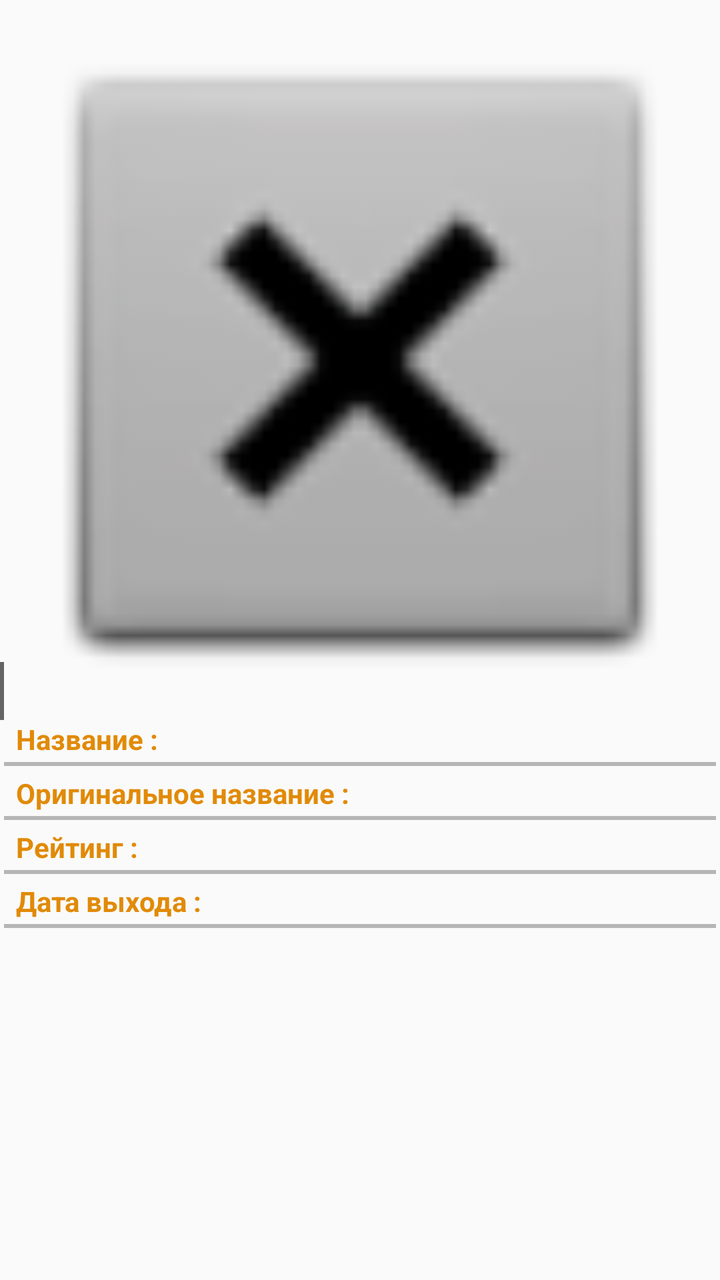
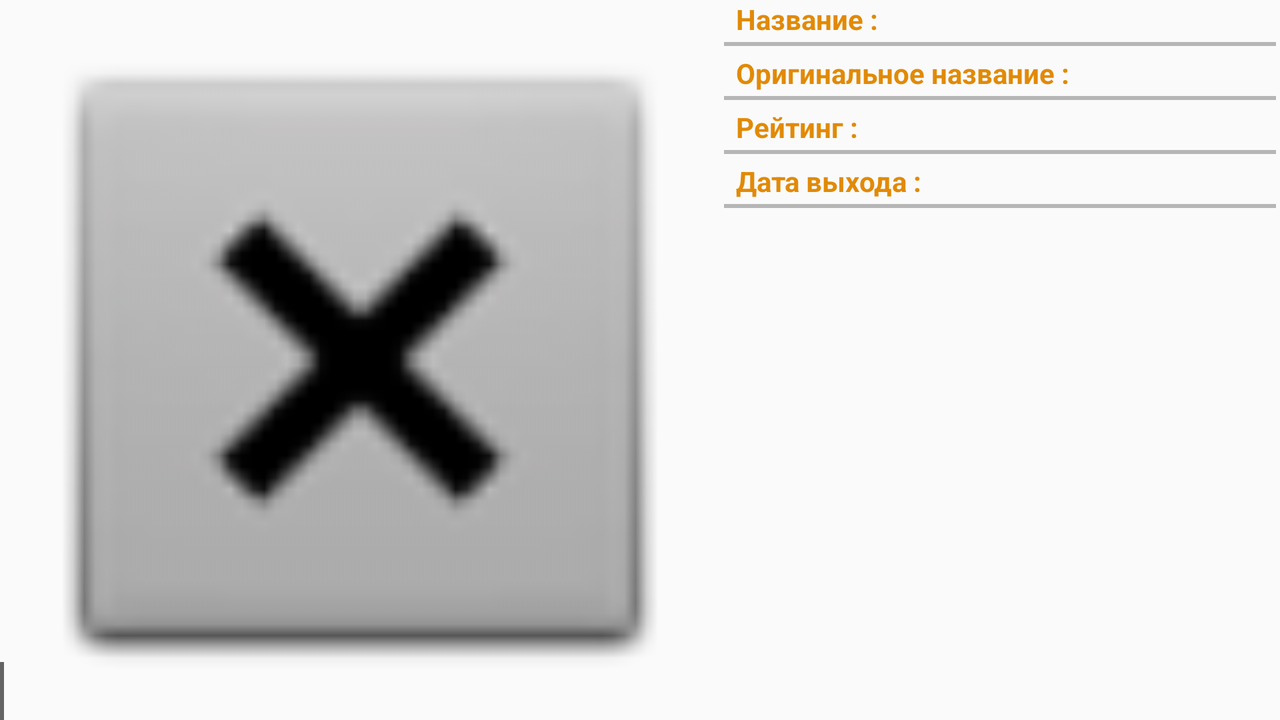

An Android layout and its configuration variant, each rendered on a device that would load it. The default file and the variant file are quoted in full after the pictures.
<!-- AndroidManifest.xml: application theme AppTheme -->
<!-- res/layout/activity_detail.xml -->
<?xml version="1.0" encoding="utf-8"?>
<ScrollView xmlns:app="http://schemas.android.com/apk/res-auto"
    xmlns:tools="http://schemas.android.com/tools"
    xmlns:android="http://schemas.android.com/apk/res/android"
    android:id="@+id/scrollViewInfo"
    android:layout_width="match_parent"
    android:layout_height="match_parent">
<androidx.constraintlayout.widget.ConstraintLayout
    android:layout_width="match_parent"
    android:layout_height="wrap_content"
    tools:context=".DetailActivity"
  >


    <ImageView
        android:contentDescription="@string/big_poster"
        android:id="@+id/imageViewBigPoster"
        android:layout_width="0dp"
        android:layout_height="wrap_content"
        android:adjustViewBounds="true"
        app:layout_constraintEnd_toEndOf="parent"
        app:layout_constraintStart_toStartOf="parent"
        app:layout_constraintTop_toTopOf="parent"
        app:srcCompat="@android:drawable/btn_dialog" />

    <ImageView
        android:contentDescription="@string/star_to_favorite"
        android:id="@+id/imageViewAddToFavorite"
        android:layout_width="@dimen/size_of_star"
        android:layout_height="@dimen/size_of_star"
        android:layout_marginEnd="16dp"
        android:layout_marginRight="16dp"
        android:onClick="onClickChangeFavorite"
        app:layout_constraintBottom_toBottomOf="@+id/imageViewBigPoster"
        app:layout_constraintEnd_toEndOf="@+id/imageViewBigPoster"
        app:layout_constraintTop_toBottomOf="@+id/imageViewBigPoster"
        app:srcCompat="@drawable/favourite_add_to" />

    <TextView
        android:id="@+id/textViewRatingDetail"
        android:layout_width="wrap_content"
        android:layout_height="wrap_content"
        app:layout_constraintBottom_toBottomOf="@+id/imageViewBigPoster"
        app:layout_constraintStart_toStartOf="@+id/imageViewBigPoster"
        android:textColor="@color/cardview_light_background"
        android:textSize="20sp"
        android:textStyle="bold"
        android:background="#99000000"
        android:padding="1dp"/>

    <include
        layout="@layout/movie_info"
        android:id="@+id/movieInfo"
        android:layout_width="0dp"
        android:layout_height="wrap_content"
        app:layout_constraintStart_toStartOf="parent"
        app:layout_constraintEnd_toEndOf="parent"
        app:layout_constraintTop_toBottomOf="@id/imageViewAddToFavorite"/>

</androidx.constraintlayout.widget.ConstraintLayout>
</ScrollView>
<!-- res/layout/movie_info.xml (included above) -->
<?xml version="1.0" encoding="utf-8"?>
<androidx.constraintlayout.widget.ConstraintLayout xmlns:android="http://schemas.android.com/apk/res/android"
    xmlns:app="http://schemas.android.com/apk/res-auto"
    android:layout_width="match_parent"
    android:layout_height="match_parent">

    <TextView
        android:id="@+id/textViewLabelTitle"
        style="@style/LabelStyle"

        android:layout_marginStart="8dp"
        android:layout_marginLeft="8dp"
        android:text="@string/name_label"
        app:layout_constraintStart_toStartOf="parent"
        app:layout_constraintTop_toTopOf="parent" />

    <View
        style="@style/BarBetweenStyle"
        app:layout_constraintEnd_toEndOf="parent"
        app:layout_constraintStart_toStartOf="parent"
        app:layout_constraintTop_toBottomOf="@id/textViewLabelTitle" />

    <View
        style="@style/BarBetweenStyle"
        app:layout_constraintEnd_toEndOf="parent"
        app:layout_constraintStart_toStartOf="parent"
        app:layout_constraintTop_toBottomOf="@id/textViewLabelOriginalTitle" />

    <View
        style="@style/BarBetweenStyle"

        app:layout_constraintEnd_toEndOf="parent"
        app:layout_constraintStart_toStartOf="parent"
        app:layout_constraintTop_toBottomOf="@id/textViewLabelRating" />

    <View
        style="@style/BarBetweenStyle"

        app:layout_constraintEnd_toEndOf="parent"
        app:layout_constraintStart_toStartOf="parent"
        app:layout_constraintTop_toBottomOf="@id/textViewLabelReleaseDate" />


    <androidx.constraintlayout.widget.Guideline
        android:id="@+id/guidelineCenter"
        android:layout_width="wrap_content"
        android:layout_height="wrap_content"
        android:orientation="vertical"
        app:layout_constraintGuide_percent="0.5" />

    <TextView
        android:id="@+id/textViewTitle"
        android:layout_width="0dp"
        android:layout_height="wrap_content"
        android:layout_marginStart="8dp"
        android:layout_marginLeft="8dp"
        android:layout_marginEnd="8dp"
        android:layout_marginRight="8dp"
        android:textColor="@color/colorPrimary"
        app:layout_constraintEnd_toEndOf="parent"
        app:layout_constraintStart_toStartOf="@+id/guidelineCenter"
        app:layout_constraintTop_toTopOf="parent" />

    <TextView
        android:id="@+id/textViewLabelOriginalTitle"
        style="@style/LabelStyle"
        android:layout_marginStart="8dp"
        android:layout_marginLeft="8dp"
        android:layout_marginTop="8dp"
        android:text="@string/original_name_label"
        app:layout_constraintStart_toStartOf="parent"
        app:layout_constraintTop_toBottomOf="@+id/textViewTitle" />

    <TextView
        android:id="@+id/textViewOriginalTitle"
        android:layout_width="0dp"
        android:layout_height="wrap_content"
        android:layout_marginStart="8dp"
        android:layout_marginLeft="8dp"
        android:layout_marginTop="8dp"
        android:layout_marginEnd="8dp"
        android:layout_marginRight="8dp"
        android:textColor="@color/colorPrimary"
        app:layout_constraintEnd_toEndOf="parent"
        app:layout_constraintStart_toStartOf="@+id/guidelineCenter"
        app:layout_constraintTop_toBottomOf="@+id/textViewTitle" />

    <TextView
        android:id="@+id/textViewLabelRating"
        style="@style/LabelStyle"
        android:layout_marginStart="8dp"
        android:layout_marginLeft="8dp"
        android:layout_marginTop="8dp"
        android:text="@string/rating_label"
        app:layout_constraintStart_toStartOf="parent"
        app:layout_constraintTop_toBottomOf="@+id/textViewOriginalTitle" />

    <TextView
        android:id="@+id/textViewRating"
        android:layout_width="0dp"
        android:layout_height="wrap_content"
        android:layout_marginStart="8dp"
        android:layout_marginLeft="8dp"
        android:layout_marginTop="8dp"
        android:textColor="@color/colorPrimary"
        app:layout_constraintStart_toStartOf="@+id/guidelineCenter"
        app:layout_constraintTop_toBottomOf="@+id/textViewOriginalTitle" />

    <TextView
        android:id="@+id/textViewLabelReleaseDate"
        style="@style/LabelStyle"
        android:layout_marginStart="8dp"
        android:layout_marginLeft="8dp"
        android:layout_marginTop="8dp"
        android:text="@string/date_label"
        app:layout_constraintStart_toStartOf="parent"
        app:layout_constraintTop_toBottomOf="@+id/textViewLabelRating" />

    <TextView
        android:id="@+id/textViewReleaseDate"
        android:layout_width="0dp"
        android:layout_height="wrap_content"
        android:layout_marginStart="8dp"
        android:layout_marginLeft="8dp"
        android:layout_marginTop="8dp"
        android:layout_marginEnd="8dp"
        android:layout_marginRight="8dp"
        android:textColor="@color/colorPrimary"
        app:layout_constraintEnd_toEndOf="parent"
        app:layout_constraintStart_toStartOf="@+id/guidelineCenter"
        app:layout_constraintTop_toBottomOf="@+id/textViewRating" />

    

    <TextView
        android:id="@+id/textViewOverview"
        android:layout_width="wrap_content"
        android:layout_height="wrap_content"
        android:layout_marginStart="8dp"
        android:layout_marginLeft="8dp"
        android:layout_marginTop="8dp"
        android:textColor="@color/colorPrimary"
        app:layout_constraintStart_toStartOf="parent"
        app:layout_constraintTop_toBottomOf="@+id/textViewLabelReleaseDate" />

    <androidx.recyclerview.widget.RecyclerView
        android:id="@+id/recyclerViewTrailers"
        android:layout_width="0dp"
        android:layout_height="wrap_content"
        android:nestedScrollingEnabled="false"
        app:layout_constraintEnd_toEndOf="parent"
        app:layout_constraintStart_toStartOf="parent"
        app:layout_constraintTop_toBottomOf="@id/textViewOverview" />

    <androidx.recyclerview.widget.RecyclerView
        android:id="@+id/recyclerViewReviews"
        android:layout_width="0dp"
        android:layout_height="wrap_content"
        android:nestedScrollingEnabled="false"
        app:layout_constraintEnd_toEndOf="parent"
        app:layout_constraintStart_toStartOf="parent"
        app:layout_constraintTop_toBottomOf="@id/recyclerViewTrailers" />

</androidx.constraintlayout.widget.ConstraintLayout>
<!-- resources referenced by this layout -->
<resources>
  <color name="colorPrimary">#000000</color>
  <string name="big_poster">Большой постер</string>
  <string name="date_label">Дата выхода :</string>
  <string name="name_label">Название :</string>
  <string name="original_name_label">Оригинальное название :</string>
  <string name="rating_label">Рейтинг :</string>
  <string name="star_to_favorite">Добавить в избранное</string>
  <style name="BarBetweenStyle">
          <item name="android:background">@color/barGray</item>
          <item name="android:layout_height">2dp</item>
          <item name="android:layout_margin">2dp</item>
          <item name="android:layout_width">0dp</item>
  
      </style>
  <style name="LabelStyle">
          <item name="android:textStyle">bold</item>
          <item name="android:textColor">@color/textOrange</item>
          <item name="android:layout_height">wrap_content</item>
          <item name="android:layout_width">wrap_content</item>
      </style>
  <style name="AppTheme" parent="Theme.AppCompat.Light.DarkActionBar">
          
          <item name="colorPrimary">@color/colorPrimary</item>
          <item name="colorPrimaryDark">@color/colorPrimaryDark</item>
          <item name="colorAccent">@color/colorAccent</item>
      </style>
  <color name="barGray">#B6B6B6</color>
  <color name="textOrange">#E18A07</color>
  <color name="colorPrimaryDark">#000000</color>
  <color name="colorAccent">#03DAC5</color>
</resources>
<!-- res/layout-land/activity_detail.xml (the repository's variant of the layout above) -->
<!-- drawn on the phone turned sideways -->
<?xml version="1.0" encoding="utf-8"?>
<androidx.constraintlayout.widget.ConstraintLayout
    xmlns:app="http://schemas.android.com/apk/res-auto"
    xmlns:tools="http://schemas.android.com/tools"
    xmlns:android="http://schemas.android.com/apk/res/android"
    android:layout_width="match_parent"
    android:layout_height="match_parent"

    tools:context=".DetailActivity">


    <ImageView
        android:contentDescription="@string/big_poster"
        android:id="@+id/imageViewBigPoster"
        android:layout_width="wrap_content"
        android:layout_height="0dp"
        android:adjustViewBounds="true"
        app:layout_constraintStart_toStartOf="parent"
        app:layout_constraintTop_toTopOf="parent"
        app:layout_constraintBottom_toBottomOf="parent"
        app:srcCompat="@android:drawable/btn_dialog" />

    <ImageView
        android:contentDescription="@string/star_to_favorite"
        android:id="@+id/imageViewAddToFavorite"
        android:layout_width="@dimen/size_of_star"
        android:layout_height="@dimen/size_of_star"
        android:layout_marginEnd="16dp"
        android:layout_marginRight="16dp"
        android:onClick="onClickChangeFavorite"
        app:layout_constraintBottom_toBottomOf="@+id/imageViewBigPoster"
        app:layout_constraintEnd_toEndOf="@+id/imageViewBigPoster"
        app:srcCompat="@drawable/favourite_add_to" />

    <TextView
        android:id="@+id/textViewRatingDetail"
        android:layout_width="wrap_content"
        android:layout_height="wrap_content"
        app:layout_constraintBottom_toBottomOf="@+id/imageViewBigPoster"
        app:layout_constraintStart_toStartOf="@+id/imageViewBigPoster"
        android:textColor="@color/cardview_light_background"
        android:textSize="20sp"
        android:textStyle="bold"
        android:background="#99000000"
        android:padding="1dp"/>

    <ScrollView
        android:id="@+id/scrollViewInfo"
        android:layout_width="0dp"
        android:layout_height="0dp"
        app:layout_constraintTop_toTopOf="parent"
        app:layout_constraintStart_toEndOf="@id/imageViewBigPoster"
        app:layout_constraintBottom_toBottomOf="parent"
        app:layout_constraintEnd_toEndOf="parent">
    <include
        layout="@layout/movie_info"
        android:id="@+id/movieInfo"
        android:layout_width="match_parent"
        android:layout_height="wrap_content"
      />
    </ScrollView>


</androidx.constraintlayout.widget.ConstraintLayout>
